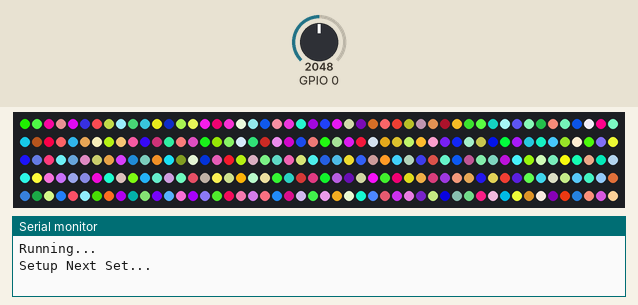
A program run on a simulated ESP32. Parts: 250 RGB LEDs in strip order, left to right, continuing on the next row, the last lines printed to the serial monitor. The test bench sets the inputs (shaded band); at power-on: GPIO 0 = 2048. Dim RGB values are drawn brighter than linear; random numbers use the default seed unless the program sets one.

Above: at 0.6 s.
At 9.7 s:
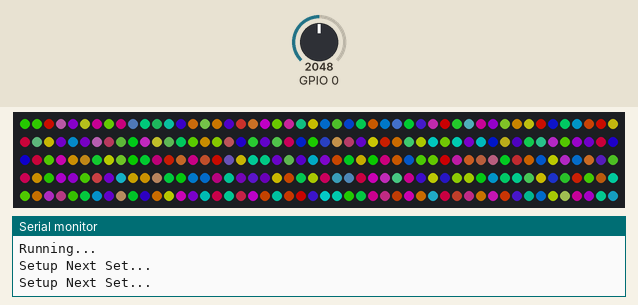
At 14.3 s:
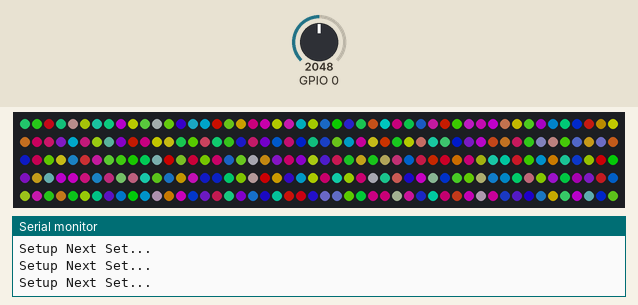
At 19.9 s:
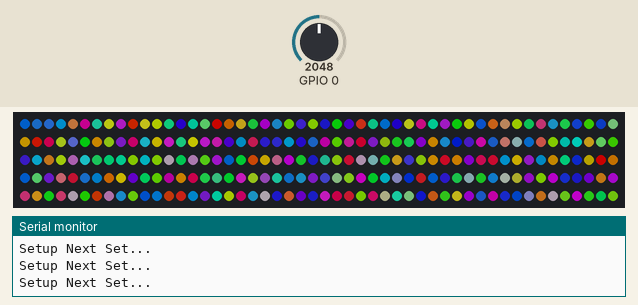
At 30.0 s:
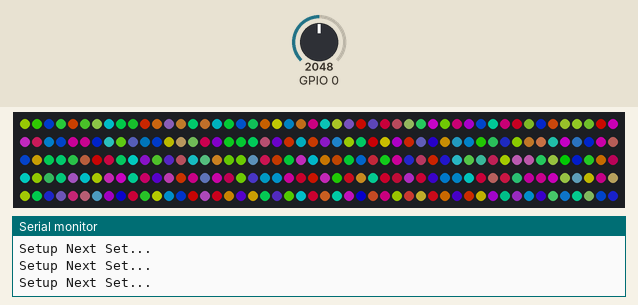
At 38.6 s:
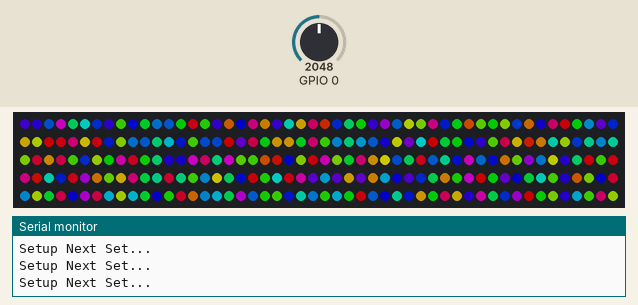

The program:

main.cpp
```cpp
// NeoPixelFunFadeInOut
// This example will randomly pick a color and fade all pixels to that color, then
// it will fade them to black and restart over
//
// This example demonstrates the use of a single animation channel to animate all
// the pixels at once.
//
#include <NeoPixelBus.h>
#include <NeoPixelAnimator.h>

const uint16_t PixelCount = 250;     // make sure to set this to the number of pixels in your strip
const uint8_t PixelPin = 13;         // make sure to set this to the correct pin, ignored for Esp8266
const uint8_t AnimationChannels = 1; // we only need one as all the pixels are animated at once

NeoPixelBus<NeoRgbFeature, Neo800KbpsMethod> strip(PixelCount, PixelPin);
// For Esp8266, the Pin is omitted and it uses GPIO3 due to DMA hardware use.
// There are other Esp8266 alternative methods that provide more pin options, but also have
// other side effects.
// for details see wiki linked here https://github.com/Makuna/NeoPixelBus/wiki/ESP8266-NeoMethods

// NeoPixel animation time management object
NeoPixelAnimator animations(PixelCount, NEO_CENTISECONDS);

// create with enough animations to have one per pixel, depending on the animation
// effect, you may need more or less.
//
// since the normal animation time range is only about 65 seconds, by passing timescale value
// to the NeoPixelAnimator constructor we can increase the time range, but we also increase
// the time between the animation updates.
// NEO_CENTISECONDS will update the animations every 100th of a second rather than the default
// of a 1000th of a second, but the time range will now extend from about 65 seconds to about
// 10.9 minutes.  But you must remember that the values passed to StartAnimations are now
// in centiseconds.
//
// Possible values from 1 to 32768, and there some helpful constants defined as...
// NEO_MILLISECONDS        1    // ~65 seconds max duration, ms updates
// NEO_CENTISECONDS       10    // ~10.9 minutes max duration, centisecond updates
// NEO_DECISECONDS       100    // ~1.8 hours max duration, decisecond updates
// NEO_SECONDS          1000    // ~18.2 hours max duration, second updates
// NEO_DECASECONDS     10000    // ~7.5 days, 10 second updates
//

#if defined(NEOPIXEBUS_NO_STL)
// for AVR, you need to manage the state due to lack of STL/compiler support
// for Esp8266 you can define the function using a lambda and state is created for you
// see below for an example
struct MyAnimationState
{
    RgbColor StartingColor;   // the color the animation starts at
    RgbColor EndingColor;     // the color the animation will end at
    AnimEaseFunction Easeing; // the acceleration curve it will use
};

MyAnimationState animationState[PixelCount];
// one entry per pixel to match the animation timing manager

void AnimUpdate(const AnimationParam &param)
{
    // first apply an easing (curve) to the animation
    // this simulates acceleration to the effect
    float progress = animationState[param.index].Easeing(param.progress);

    // this gets called for each animation on every time step
    // progress will start at 0.0 and end at 1.0
    // we use the blend function on the RgbColor to mix
    // color based on the progress given to us in the animation
    RgbColor updatedColor = RgbColor::LinearBlend(
        animationState[param.index].StartingColor,
        animationState[param.index].EndingColor,
        progress);
    // apply the color to the strip
    strip.SetPixelColor(param.index, updatedColor);
}
#endif

void SetRandomSeed()
{
    uint32_t seed;

    // random works best with a seed that can use 31 bits
    // analogRead on a unconnected pin tends toward less than four bits
    seed = analogRead(0);
    delay(1);

    for (int shifts = 3; shifts < 31; shifts += 3)
    {
        seed ^= analogRead(0) << shifts;
        delay(1);
    }

    // Serial.println(seed);
    randomSeed(seed);
}

void setup()
{
    Serial.begin(115200);
    while (!Serial)
        ; // wait for serial attach

    strip.Begin();
    strip.Show();

    SetRandomSeed();

    // just pick some colors
    for (uint16_t pixel = 0; pixel < PixelCount; pixel++)
    {
        RgbColor color = RgbColor(random(255), random(255), random(255));
        strip.SetPixelColor(pixel, color);
    }

    Serial.println();
    Serial.println("Running...");
}

void SetupAnimationSet()
{
    // setup some animations
    for (uint16_t pixel = 0; pixel < PixelCount; pixel++)
    {
        const uint8_t peak = 255;

        // pick a random duration of the animation for this pixel
        // since values are centiseconds, the range is 1 - 4 seconds
        uint16_t time = 500;

        // each animation starts with the color that was present
        RgbColor originalColor = strip.GetPixelColor(pixel);
        // and ends with a random color
        RgbColor targetColor = HslColor(random(360) / 360.0f, 1.0f, 0.2f);
        // with the random ease function
        AnimEaseFunction easing;

        switch (random(3))
        {
        case 0:
            easing = NeoEase::CubicIn;
            break;
        case 1:
            easing = NeoEase::CubicOut;
            break;
        case 2:
            easing = NeoEase::QuadraticInOut;
            break;
        }

#if defined(NEOPIXEBUS_NO_STL)
        // each animation starts with the color that was present
        animationState[pixel].StartingColor = originalColor;
        // and ends with a random color
        animationState[pixel].EndingColor = targetColor;
        // using the specific curve
        animationState[pixel].Easeing = easing;

        // now use the animation state we just calculated and start the animation
        // which will continue to run and call the update function until it completes
        animations.StartAnimation(pixel, time, AnimUpdate);
#else
        // we must supply a function that will define the animation, in this example
        // we are using "lambda expression" to define the function inline, which gives
        // us an easy way to "capture" the originalColor and targetColor for the call back.
        //
        // this function will get called back when ever the animation needs to change
        // the state of the pixel, it will provide a animation progress value
        // from 0.0 (start of animation) to 1.0 (end of animation)
        //
        // we use this progress value to define how we want to animate in this case
        // we call RgbColor::LinearBlend which will return a color blended between
        // the values given, by the amount passed, hich is also a float value from 0.0-1.0.
        // then we set the color.
        //
        // There is no need for the MyAnimationState struct as the compiler takes care
        // of those details for us
        AnimUpdateCallback animUpdate = [=](const AnimationParam &param)
        {
            // progress will start at 0.0 and end at 1.0
            // we convert to the curve we want
            float progress = easing(param.progress);

            // use the curve value to apply to the animation
            RgbColor updatedColor = RgbColor::LinearBlend(originalColor, targetColor, progress);
            strip.SetPixelColor(pixel, updatedColor);
        };

        // now use the animation properties we just calculated and start the animation
        // which will continue to run and call the update function until it completes
        animations.StartAnimation(pixel, time, animUpdate);
#endif
    }
}

void loop()
{
    if (animations.IsAnimating())
    {
        // the normal loop just needs these two to run the active animations
        animations.UpdateAnimations();
        strip.Show();
    }
    else
    {
        Serial.println();
        Serial.println("Setup Next Set...");
        // example function that sets up some animations
        SetupAnimationSet();
    }
    delay(500);
}
```
